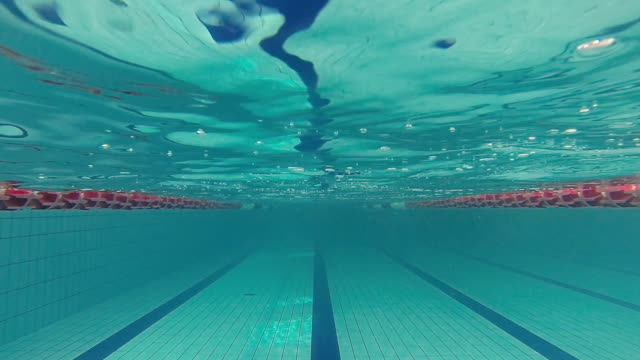
#> input picture simulate/AUVC/opencv_tests/pool.jpg, 640 x 360 px
$ python testfinal.py
#> lines starting #> are read from the running program, lines starting #| are printed output that depends on the picture
import matplotlib.pylab as plt
import cv2
import numpy as np


def region_of_interest(img, vertices):
    mask = np.zeros_like(img)
    # channel_count = img.shape[2]
    match_mask_color = 255
    cv2.fillPoly(mask, vertices, match_mask_color)
    masked_image = cv2.bitwise_and(img, mask)
    return masked_image


def drow_the_lines(img, lines):
    img = np.copy(img)
    blank_image = np.zeros((img.shape[0], img.shape[1], 3), dtype=np.uint8)

    if lines is not None:
        for line in lines:
            for x1, y1, x2, y2 in line:
                cv2.line(blank_image, (x1, y1), (x2, y2), (0, 255, 0), thickness=4)

        img = cv2.addWeighted(img, 0.8, blank_image, 1, 0.0)
    return img


image = cv2.imread('pool.jpg')
#> image is the input picture: shape (360, 640, 3); mean B, G, R 145.3, 144.5, 47.3
#image = cv2.cvtColor(image, cv2.COLOR_BGR2RGB)

print(image.shape)
#| (360, 640, 3)
height = image.shape[0]
#> height = 360
width = image.shape[1]
#> width = 640
region_of_interest_vertices = [
    (150, height),
    (width/2, height/2 +10),
    (width-150, height)
]
#> region_of_interest_vertices = [(150, 360), (320, 190), (490, 360)]
# gray_image = cv2.cvtColor(image, cv2.COLOR_BGR2GRAY)

canny_image = cv2.Canny(image, 25, 200)
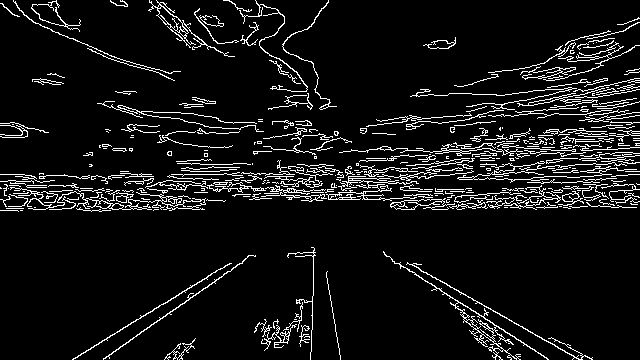
#> canny_image: shape (360, 640); 7.9% white in thin lines or dots
#cropped_image = region_of_interest(canny_image,
#                    np.array([region_of_interest_vertices], np.int32),)
mask = cv2.inRange(canny_image, 25, 255)

result = cv2.bitwise_and(canny_image, canny_image, mask=mask)
plt.imshow(canny_image)
plt.show()

lines = cv2.HoughLinesP(result,
                        rho=2,
                        theta=np.pi/180,
                        threshold=50,
                        lines=np.array([]),
                        minLineLength=2,
                        maxLineGap=10)
#> lines = 807 rows, first 6: [4, 193, 53, 193], [85, 200, 139, 200], [420, 189, 465, 189], [8, 196, 16, 196], [176, 186, 188, 185], [162, 191, 167, 191]


image_with_lines = drow_the_lines(image, lines)
#> the loop in drow_the_lines, `for line in lines:` made 807 passes
#> after the loop in drow_the_lines, `for line in lines:`:
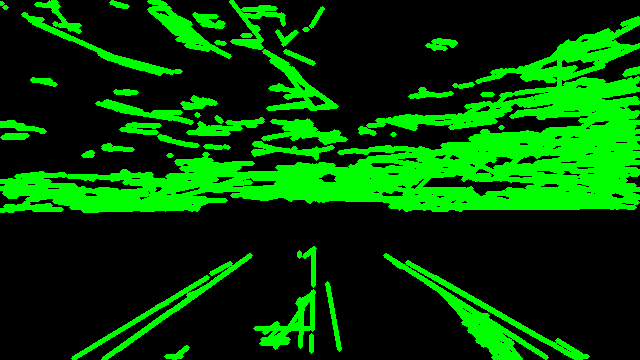
#> blank_image: shape (360, 640, 3); mean of channels 0, 1, 2 0, 67.7, 0; drawn as B, G, R
#> in drow_the_lines, `img = cv2.addWeighted(img, 0.8, blank_image, 1, 0.0)`:
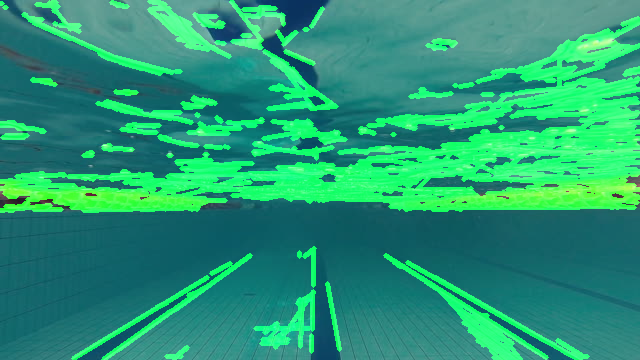
#> img: shape (360, 640, 3); mean B, G, R 116.3, 153.2, 37.8
